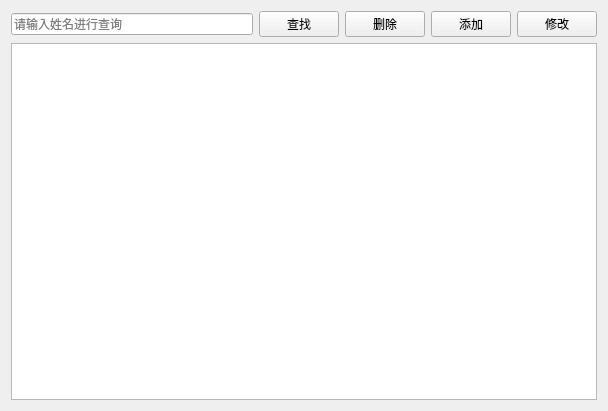
<?xml version="1.0" encoding="UTF-8"?>
<ui version="4.0">
 <class>DoctorView</class>
 <widget class="QWidget" name="DoctorView">
  <property name="geometry">
   <rect>
    <x>0</x>
    <y>0</y>
    <width>608</width>
    <height>411</height>
   </rect>
  </property>
  <property name="windowTitle">
   <string>Form</string>
  </property>
  <layout class="QVBoxLayout" name="verticalLayout_2">
   <item>
    <layout class="QVBoxLayout" name="verticalLayout">
     <item>
      <layout class="QHBoxLayout" name="horizontalLayout_3">
       <item>
        <widget class="QLineEdit" name="txtSearch_2">
         <property name="placeholderText">
          <string>请输入姓名进行查询</string>
         </property>
        </widget>
       </item>
       <item>
        <widget class="QPushButton" name="btSearch">
         <property name="text">
          <string>查找</string>
         </property>
         <property name="icon">
          <iconset resource="res.qrc">
           <normaloff>:/img/search.png</normaloff>:/img/search.png</iconset>
         </property>
        </widget>
       </item>
       <item>
        <widget class="QPushButton" name="btDelete">
         <property name="text">
          <string>删除</string>
         </property>
         <property name="icon">
          <iconset resource="res.qrc">
           <normaloff>:/img/del.png</normaloff>:/img/del.png</iconset>
         </property>
        </widget>
       </item>
       <item>
        <widget class="QPushButton" name="btAdd">
         <property name="text">
          <string>添加</string>
         </property>
         <property name="icon">
          <iconset resource="res.qrc">
           <normaloff>:/img/new.png</normaloff>:/img/new.png</iconset>
         </property>
        </widget>
       </item>
       <item>
        <widget class="QPushButton" name="btEdit">
         <property name="text">
          <string>修改</string>
         </property>
         <property name="icon">
          <iconset resource="res.qrc">
           <normaloff>:/img/edit.png</normaloff>:/img/edit.png</iconset>
         </property>
        </widget>
       </item>
      </layout>
     </item>
     <item>
      <widget class="QTableView" name="tableView"/>
     </item>
    </layout>
   </item>
  </layout>
 </widget>
 <resources>
  <include location="res.qrc"/>
 </resources>
 <connections/>
</ui>
